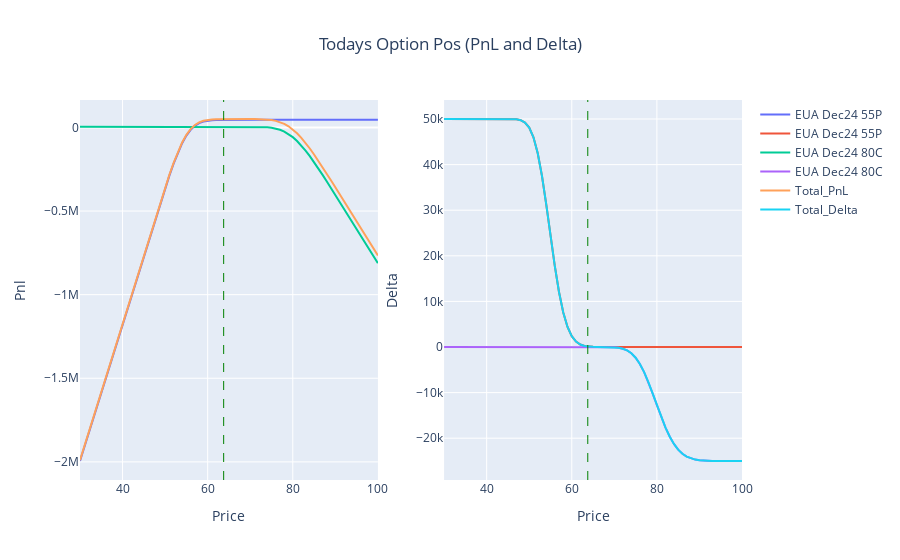

Here is the notebook cell this chart was saved with:
### Markdown cell above
Post Sep Expiry, End of Year (to see theta impact)

### Code cell
pnl_delta_plot(end_of_year)
